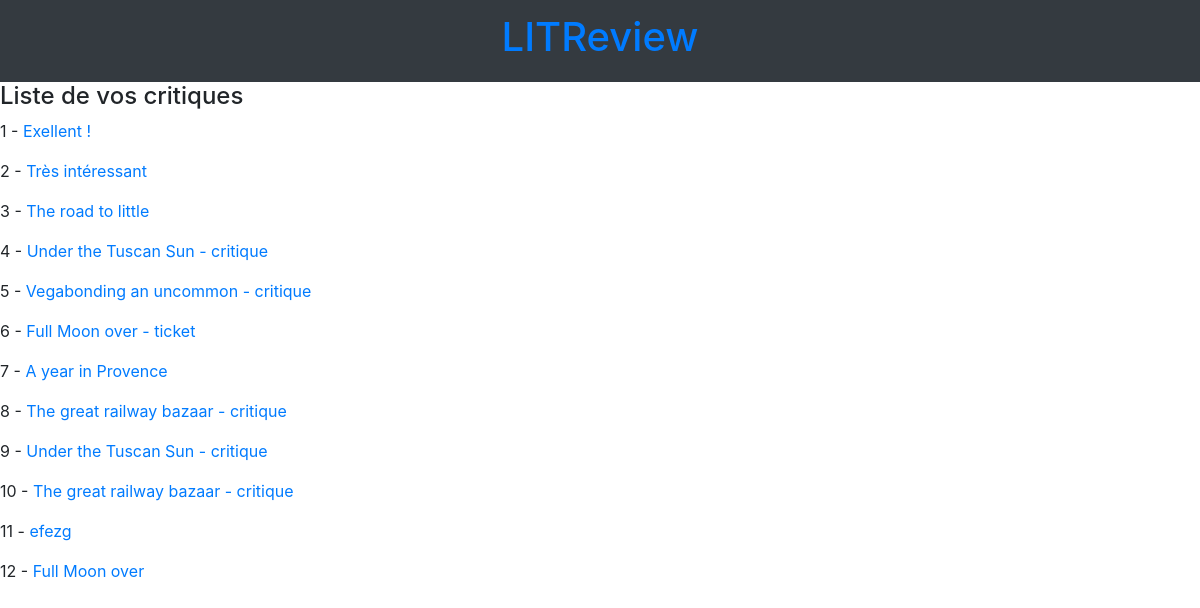
Page /reviews/list/ on the earlier database version.
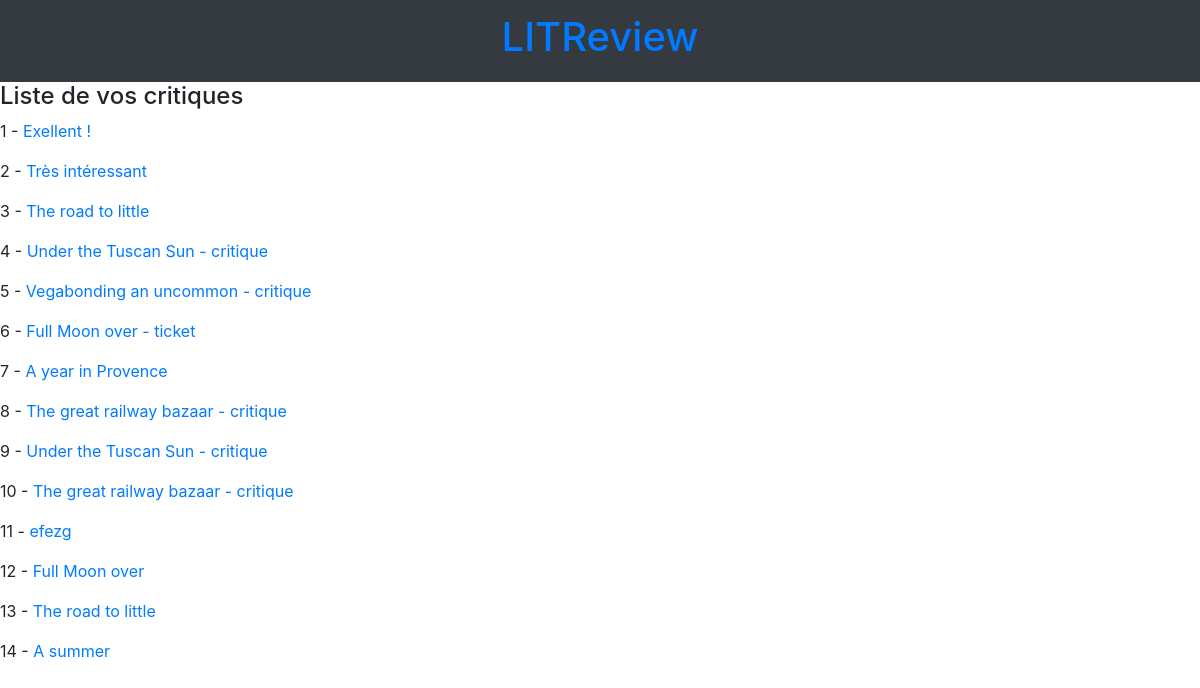
Same page on the later database version.
### reviews/models.py (models this page shows, shortened)
class Review(models.Model):
    ticket = models.ForeignKey(to=Ticket, on_delete=models.CASCADE, related_name='reviews')
    rating = models.PositiveSmallIntegerField(
        validators=[MinValueValidator(0), MaxValueValidator(5)])
    headline = models.CharField(max_length=128)
    body = models.CharField(max_length=8192, blank=True)
    user = models.ForeignKey(
        to=settings.AUTH_USER_MODEL, on_delete=models.CASCADE, related_name='reviews')
    time_created = models.DateTimeField(auto_now_add=True) # Add this
    def get_absolute_url(self):
        return reverse("reviews:review-detail", kwargs={"pk": self.id})

### reviews/views.py (the view)
# urls.py: path('reviews/list/', views.ReviewListView.as_view(), name='review-list'),
class ReviewListView(ListView):
    template_name = 'reviews/review_list.html'
    queryset = Review.objects.all()

### reviews/templates/reviews/review_list.html
{% extends 'reviews/includes/header.html' %}
{% block content %}
     <h4>Liste de vos critiques</h4>
     {% for instance in object_list %}
          <p>{{ forloop.counter }} - <a href='{{ instance.get_absolute_url }}'>{{ instance.headline }}</a></p>
     {% endfor %}
{% endblock %}

Differences in the rows shown:
added Review: headline "The road to little"
added Review: headline "A summer"
